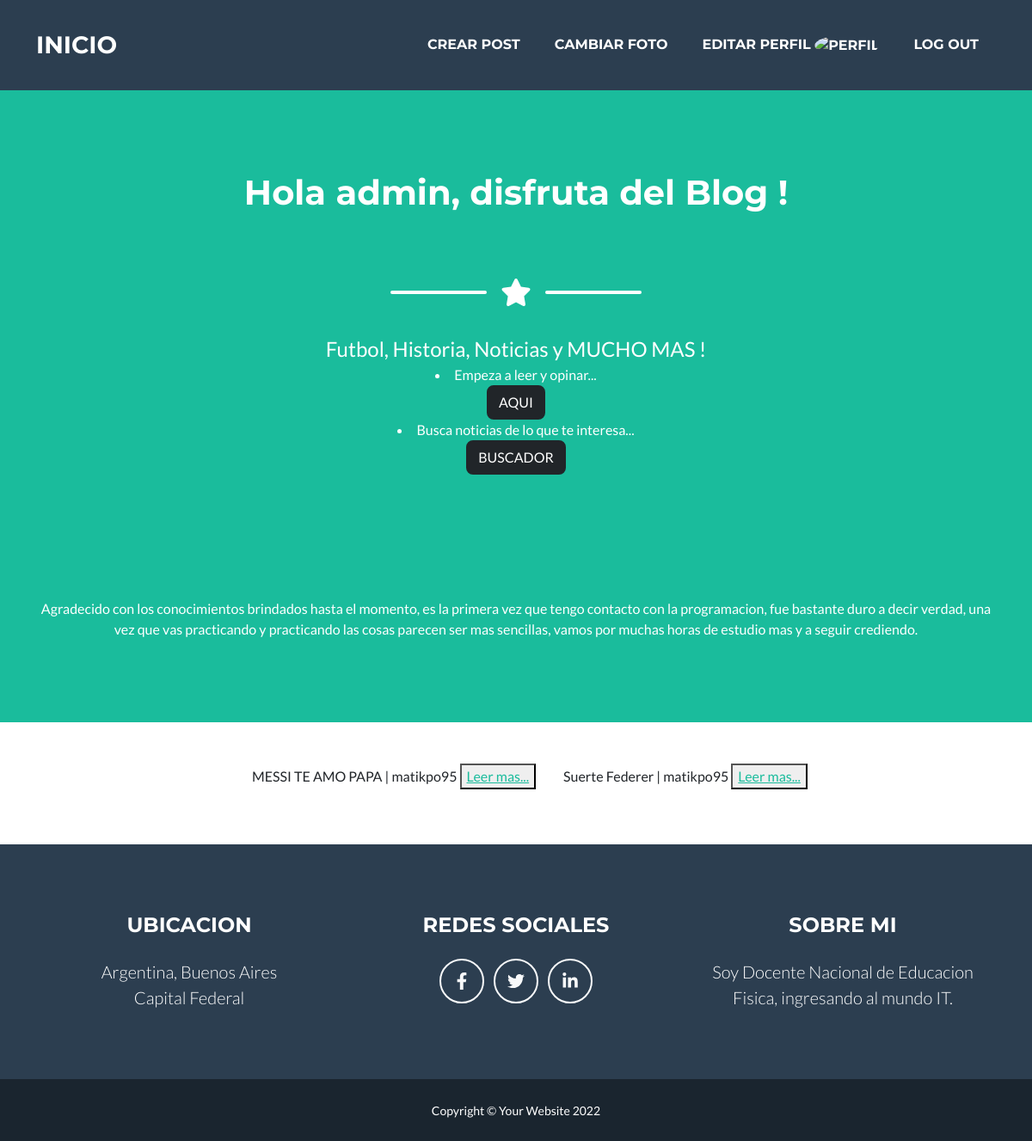
The app's page /lista_noticia/ (signed in) with its own data.
### AppWeb/models.py (models this page shows)
class NoticiaModel(models.Model):
    Autor = models.ForeignKey(User, blank=True, null=True, on_delete=models.CASCADE)
    Titulo = models.CharField(max_length=40)
    Noticia = models.TextField(max_length=10**10, null=True, blank=True)
    Imagen = models.ImageField(upload_to = "media/noticias", null=False, blank=False)
    def __str__(self) -> str:
        return f'{self.Titulo} | {self.Autor}'

### AppWeb/views.py (the view)
# urls.py: path("lista_noticia/", views.NoticiaListView.as_view(), name="lista"),
class NoticiaListView(ListView):
    model = NoticiaModel
    template = "AppWeb/Templates/AppWeb/noticiamodel_list.html"

### AppWeb/Templates/AppWeb/noticiamodel_list.html
{% extends "AppWeb/index.html" %}
{% load static %}
{% block dinamico1 %}
{% for noticia in object_list %}
<ul>
    {{noticia}}
    <button>
        <a href="{% url "detail" noticia.id %}">Leer mas...</a>
    </button>
</ul>
{% endfor %}
{% endblock %}

### AppWeb/Templates/AppWeb/index.html (shortened to what this page needs)
<!DOCTYPE html>
<html lang="en">
    <head>
        {% load static %}
        <link href="{% static "AppWeb/css/styles.css" %}" rel="stylesheet" />
    </head>
    <body id="page-top">
        <nav class="navbar navbar-expand-lg bg-secondary text-uppercase fixed-top" id="mainNav">
            <div class="container">
                <a class="navbar-brand" href="/">Inicio</a>
                <div class="collapse navbar-collapse" id="navbarResponsive">
                    <ul class="navbar-nav ms-auto">
                        {% if request.user.is_authenticated %}
                        <li class="nav-item mx-0 mx-lg-1"><a class="nav-link py-3 px-0 px-lg-3 rounded" href="{% url "funcion_imagen" %}">Crear Post</a></li>
                        <li class="nav-item mx-0 mx-lg-1"><a class="nav-link py-3 px-0 px-lg-3 rounded" href="{% url "addAvatar" %}">Cambiar Foto</a></li>
                        <li class="nav-item mx-0 mx-lg-1"><a class="nav-link py-3 px-0 px-lg-3 rounded" href="{% url "Edit" %}">Editar Perfil
                        <img id="img" class="img rounded-circle" alt="Perfil" height="50" width="50" src="{{img}}"></img>
                        </a></li>
                        <li class="nav-item mx-0 mx-lg-1"><a class="nav-link py-3 px-0 px-lg-3 rounded" href="{% url "Logout" %}">Log Out</a></li>
                        {% else %}
                        <li class="nav-item mx-0 mx-lg-1"><a class="nav-link py-3 px-0 px-lg-3 rounded" href="{% url "Login" %}">Log In</a></li>
                        <li class="nav-item mx-0 mx-lg-1"><a class="nav-link py-3 px-0 px-lg-3 rounded" href="{% url "Sign Up" %}">Registrarse</a></li>
                        {% endif %}
                    </ul>
                </div>
            </div>
        </nav>
        <header class="masthead bg-primary text-white text-center">
            <div class="container d-flex align-items-center flex-column">
                <h1 class="masthead-heading text-uppercase mb-0">
                    {% if request.user.is_authenticated %}
                    <h1 class="mb-5">
                    Hola {{user.username}}, disfruta del Blog !</h1>
                    {% else %}
                    <h1 class="mb-5">Todos juntos hacemos al deporte, VAMOS ARGENTINA !</h1>
                    {% endif %}</h1>
                <div class="divider-custom divider-light">
                    <div class="divider-custom-line"></div>
                    <div class="divider-custom-icon"><i class="fas fa-star"></i></div>
                    <div class="divider-custom-line"></div>
                </div>
                <p class="masthead-subheading font-weight-light mb-0">Futbol, Historia, Noticias y MUCHO MAS !</p>
                <li class="nav-item mx-0 mx-lg-1">Empeza a leer y opinar...<br><a class="btn btn-dark" href="{% url "lista" %}">AQUI</a></li>
                <li class="nav-item mx-0 mx-lg-1">Busca noticias de lo que te interesa...<br><a class="btn btn-dark"  href="{% url "buscador" %}">BUSCADOR</a></li>
                <br>
                <br>
                <br>
                <br>
                <br>
                <br>
                Agradecido con los conocimientos brindados hasta el momento, es la primera vez que tengo contacto con la programacion, fue bastante duro a decir verdad, una vez que vas practicando y practicando las cosas parecen ser mas sencillas, vamos por muchas horas de estudio mas y a seguir crediendo.
            </div>
        </header>
        <div class="d-flex justify-content-center py-5" >
        {% block dinamico1 %}
        {% endblock  %}</div>
        <footer class="footer text-center">
            <div class="container">
                <div class="row">
                    <div class="col-lg-4 mb-5 mb-lg-0">
                        <h4 class="text-uppercase mb-4">Ubicacion</h4>
                        <p class="lead mb-0">
                            Argentina, Buenos Aires
                            <br />
                            Capital Federal
                        </p>
                    </div>
                    <div class="col-lg-4 mb-5 mb-lg-0">
                        <h4 class="text-uppercase mb-4">Redes Sociales</h4>
                        <a class="btn btn-outline-light btn-social mx-1" href="https://www.facebook.com/JulianR95"><i class="fab fa-fw fa-facebook-f"></i></a>
                        <a class="btn btn-outline-light btn-social mx-1" href="https://twitter.com/ox_pio"><i class="fab fa-fw fa-twitter"></i></a>
                        <a class="btn btn-outline-light btn-social mx-1" href="https://www.linkedin.com/in/julian-regueira-38b004221/"><i class="fab fa-fw fa-linkedin-in"></i></a>
                    </div>
                    <div class="col-lg-4">
                        <h4 class="text-uppercase mb-4">Sobre mi</h4>
                        <p class="lead mb-0">
                        Soy Docente Nacional de Educacion Fisica, ingresando al mundo IT.
                        </p>
                    </div>
                </div>
            </div>
        </footer>
        <div class="copyright py-4 text-center text-white">
            <div class="container"><small>Copyright &copy; Your Website 2022</small></div>
        </div>
    </body>
</html>

### records on screen
NoticiaModel: Titulo+Autor "MESSI TE AMO PAPA | matikpo95"
NoticiaModel: Titulo+Autor "Suerte Federer | matikpo95"

### other values on screen
{{ user.username }} "admin"
